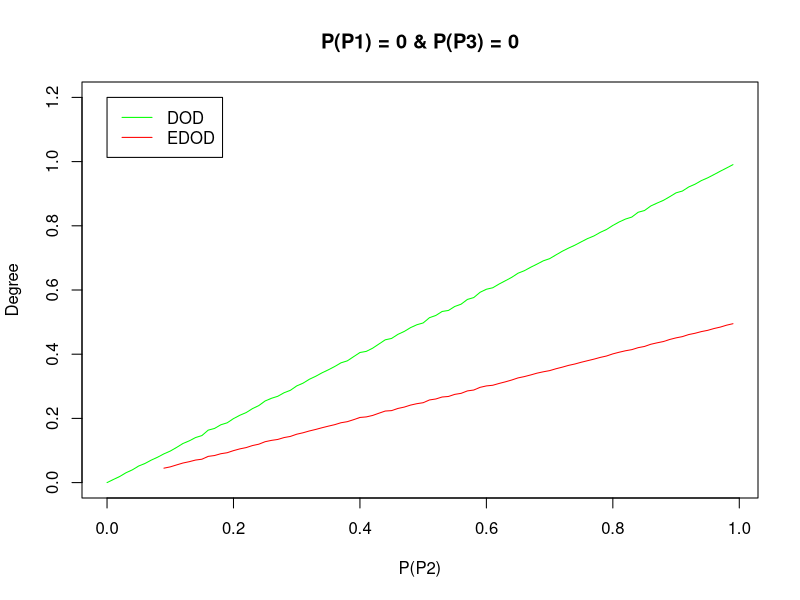

Write R code to recreate this figure.
pP0 <- c(1.0,0.99,0.98,0.97,0.96,0.95,0.94,0.9299999999999999,0.92,0.91,0.9,0.89,0.88,0.87,0.86,0.85,0.84,0.83,0.82,0.8099999999999999,0.7999999999999999,0.7899999999999999,0.7799999999999999,0.7699999999999999,0.7599999999999999,0.75,0.74,0.73,0.72,0.71,0.7,0.69,0.6799999999999999,0.6699999999999999,0.6599999999999999,0.6499999999999999,0.6399999999999999,0.6299999999999999,0.6199999999999999,0.6099999999999999,0.5999999999999999,0.5899999999999999,0.5799999999999998,0.5699999999999998,0.5599999999999998,0.5499999999999998,0.5399999999999998,0.5299999999999998,0.5199999999999998,0.5099999999999998,0.4999999999999998,0.48999999999999977,0.47999999999999976,0.46999999999999975,0.45999999999999974,0.44999999999999973,0.4399999999999997,0.4299999999999997,0.4199999999999997,0.4099999999999997,0.3999999999999997,0.3899999999999997,0.37999999999999967,0.36999999999999966,0.35999999999999965,0.34999999999999964,0.33999999999999964,0.3299999999999996,0.3199999999999996,0.3099999999999996,0.2999999999999996,0.2899999999999996,0.2799999999999996,0.2699999999999996,0.25999999999999956,0.24999999999999956,0.23999999999999955,0.22999999999999954,0.21999999999999953,0.20999999999999952,0.1999999999999995,0.1899999999999995,0.1799999999999995,0.16999999999999948,0.15999999999999948,0.14999999999999947,0.13999999999999946,0.12999999999999945,0.11999999999999944,0.10999999999999943,0.09999999999999942,0.08999999999999941,0.0799999999999994,0.0699999999999994,0.05999999999999939,0.04999999999999938,0.03999999999999937,0.02999999999999936,0.01999999999999935,0.009999999999999343)
pP1 <- c(0.0,0.0,0.0,0.0,0.0,0.0,0.0,0.0,0.0,0.0,0.0,0.0,0.0,0.0,0.0,0.0,0.0,0.0,0.0,0.0,0.0,0.0,0.0,0.0,0.0,0.0,0.0,0.0,0.0,0.0,0.0,0.0,0.0,0.0,0.0,0.0,0.0,0.0,0.0,0.0,0.0,0.0,0.0,0.0,0.0,0.0,0.0,0.0,0.0,0.0,0.0,0.0,0.0,0.0,0.0,0.0,0.0,0.0,0.0,0.0,0.0,0.0,0.0,0.0,0.0,0.0,0.0,0.0,0.0,0.0,0.0,0.0,0.0,0.0,0.0,0.0,0.0,0.0,0.0,0.0,0.0,0.0,0.0,0.0,0.0,0.0,0.0,0.0,0.0,0.0,0.0,0.0,0.0,0.0,0.0,0.0,0.0,0.0,0.0,0.0)
pP2 <- c(0.0,0.01,0.02,0.03,0.04,0.05,0.060000000000000005,0.07,0.08,0.09,0.09999999999999999,0.10999999999999999,0.11999999999999998,0.12999999999999998,0.13999999999999999,0.15,0.16,0.17,0.18000000000000002,0.19000000000000003,0.20000000000000004,0.21000000000000005,0.22000000000000006,0.23000000000000007,0.24000000000000007,0.25000000000000006,0.26000000000000006,0.2700000000000001,0.2800000000000001,0.2900000000000001,0.3000000000000001,0.3100000000000001,0.3200000000000001,0.3300000000000001,0.34000000000000014,0.35000000000000014,0.36000000000000015,0.37000000000000016,0.38000000000000017,0.3900000000000002,0.4000000000000002,0.4100000000000002,0.4200000000000002,0.4300000000000002,0.4400000000000002,0.45000000000000023,0.46000000000000024,0.47000000000000025,0.48000000000000026,0.49000000000000027,0.5000000000000002,0.5100000000000002,0.5200000000000002,0.5300000000000002,0.5400000000000003,0.5500000000000003,0.5600000000000003,0.5700000000000003,0.5800000000000003,0.5900000000000003,0.6000000000000003,0.6100000000000003,0.6200000000000003,0.6300000000000003,0.6400000000000003,0.6500000000000004,0.6600000000000004,0.6700000000000004,0.6800000000000004,0.6900000000000004,0.7000000000000004,0.7100000000000004,0.7200000000000004,0.7300000000000004,0.7400000000000004,0.7500000000000004,0.7600000000000005,0.7700000000000005,0.7800000000000005,0.7900000000000005,0.8000000000000005,0.8100000000000005,0.8200000000000005,0.8300000000000005,0.8400000000000005,0.8500000000000005,0.8600000000000005,0.8700000000000006,0.8800000000000006,0.8900000000000006,0.9000000000000006,0.9100000000000006,0.9200000000000006,0.9300000000000006,0.9400000000000006,0.9500000000000006,0.9600000000000006,0.9700000000000006,0.9800000000000006,0.9900000000000007)
pP3 <- c(0.0,0.0,0.0,0.0,0.0,0.0,0.0,0.0,0.0,0.0,0.0,0.0,0.0,0.0,0.0,0.0,0.0,0.0,0.0,0.0,0.0,0.0,0.0,0.0,0.0,0.0,0.0,0.0,0.0,0.0,0.0,0.0,0.0,0.0,0.0,0.0,0.0,0.0,0.0,0.0,0.0,0.0,0.0,0.0,0.0,0.0,0.0,0.0,0.0,0.0,0.0,0.0,0.0,0.0,0.0,0.0,0.0,0.0,0.0,0.0,0.0,0.0,0.0,0.0,0.0,0.0,0.0,0.0,0.0,0.0,0.0,0.0,0.0,0.0,0.0,0.0,0.0,0.0,0.0,0.0,0.0,0.0,0.0,0.0,0.0,0.0,0.0,0.0,0.0,0.0,0.0,0.0,0.0,0.0,0.0,0.0,0.0,0.0,0.0,0.0)
edod <- c(NaN,NaN,NaN,NaN,NaN,NaN,NaN,NaN,NaN,0.0449471,0.048976520000000044,0.05504922000000005,0.06095395999999993,0.06510443999999996,0.07021154000000003,0.07280251999999995,0.08167467999999997,0.08431384000000001,0.08995724000000001,0.09303366000000018,0.09957959999999998,0.10500618,0.10903455999999993,0.11536706000000001,0.11961571999999995,0.12736001999999993,0.13149711999999994,0.13440435999999997,0.14028214000000006,0.1438416200000002,0.15072994000000012,0.15521218,0.16084179999999987,0.16559502000000023,0.1708767800000001,0.17580389999999996,0.18042348000000005,0.1864482799999999,0.18977751999999992,0.19601136000000002,0.20291612000000003,0.2046242399999999,0.20913291999999983,0.21611088000000003,0.22288751999999998,0.2242380399999999,0.23093492000000002,0.23518789999999987,0.24142551999999987,0.24581039999999998,0.24887345999999988,0.2574743400000001,0.26046594000000006,0.26663676000000014,0.2683189999999999,0.27486773999999997,0.2780505600000001,0.28563503999999995,0.2883935199999998,0.29672544,0.3011860400000003,0.30319412,0.3088248999999998,0.31386844000000014,0.31953555999999994,0.3260971000000001,0.33022105999999984,0.33531070000000013,0.34090246000000024,0.34519748000000006,0.3488114599999999,0.35462006,0.3596071599999999,0.36517938000000033,0.36949484000000005,0.3749042600000002,0.37975211999999975,0.38454216000000035,0.38993695999999994,0.39435358,0.4010057999999998,0.40612543999999956,0.4106927799999999,0.4141981000000003,0.42033335999999977,0.4240987600000001,0.4309308399999996,0.43543199999999976,0.43945462000000046,0.44587658000000024,0.45088502000000025,0.4547854000000001,0.46118614,0.4651995200000002,0.47042357999999923,0.47431048000000026,0.4799584999999999,0.48444924000000034,0.49045058000000075,0.4950185199999999)
dod <- c(0.0,0.009679999999999946,0.018979999999999893,0.030659999999999826,0.03967999999999989,0.051619999999999874,0.05955999999999993,0.07011999999999995,0.07913999999999999,0.08954000000000001,0.09820000000000008,0.10956000000000014,0.12176000000000003,0.13001999999999997,0.14032000000000014,0.14644000000000018,0.16340000000000016,0.16868000000000008,0.18010000000000023,0.18621999999999997,0.19934000000000004,0.20971999999999985,0.21806000000000003,0.23043999999999987,0.23985999999999988,0.25426000000000004,0.2626,0.2688399999999999,0.2799000000000001,0.28753999999999985,0.30120000000000025,0.30976000000000037,0.32192000000000054,0.3311600000000002,0.34192,0.3513200000000001,0.3615399999999999,0.3731000000000002,0.37925999999999976,0.3922800000000001,0.4052600000000001,0.4087599999999998,0.4185999999999994,0.4316799999999992,0.4447799999999994,0.4490599999999998,0.46173999999999954,0.4708599999999999,0.48274000000000006,0.4917,0.49736000000000014,0.5137800000000001,0.52068,0.5331200000000005,0.536320000000001,0.5487200000000003,0.5558400000000003,0.5706399999999998,0.5764199999999999,0.5928600000000002,0.6023600000000006,0.6069000000000009,0.6184800000000005,0.6288400000000001,0.6393600000000004,0.6522399999999998,0.6600799999999999,0.6708400000000003,0.6805800000000003,0.6908799999999998,0.6975999999999997,0.7092999999999997,0.7207200000000007,0.7306200000000005,0.73968,0.7500200000000002,0.7601799999999999,0.768299999999999,0.7794799999999997,0.7885599999999995,0.8011399999999999,0.8119800000000003,0.8209799999999998,0.8272399999999988,0.84218,0.8475399999999998,0.8617400000000006,0.87082,0.8793399999999991,0.8906799999999995,0.90272,0.9082800000000001,0.9209800000000005,0.9295800000000011,0.9408200000000005,0.9493999999999997,0.9596600000000021,0.9701400000000026,0.9802000000000043,0.9905400000000039)
plot(pP2, edod, col = "red", ylim=c(0,1.2), main="P(P1) = 0 & P(P3) = 0", xlab="P(P2)", ylab="Degree", type="l")
lines(pP2, dod, col = "green")
legend(0,1.2,c("DOD", "EDOD"), col=c("green", "red"), lty=1)